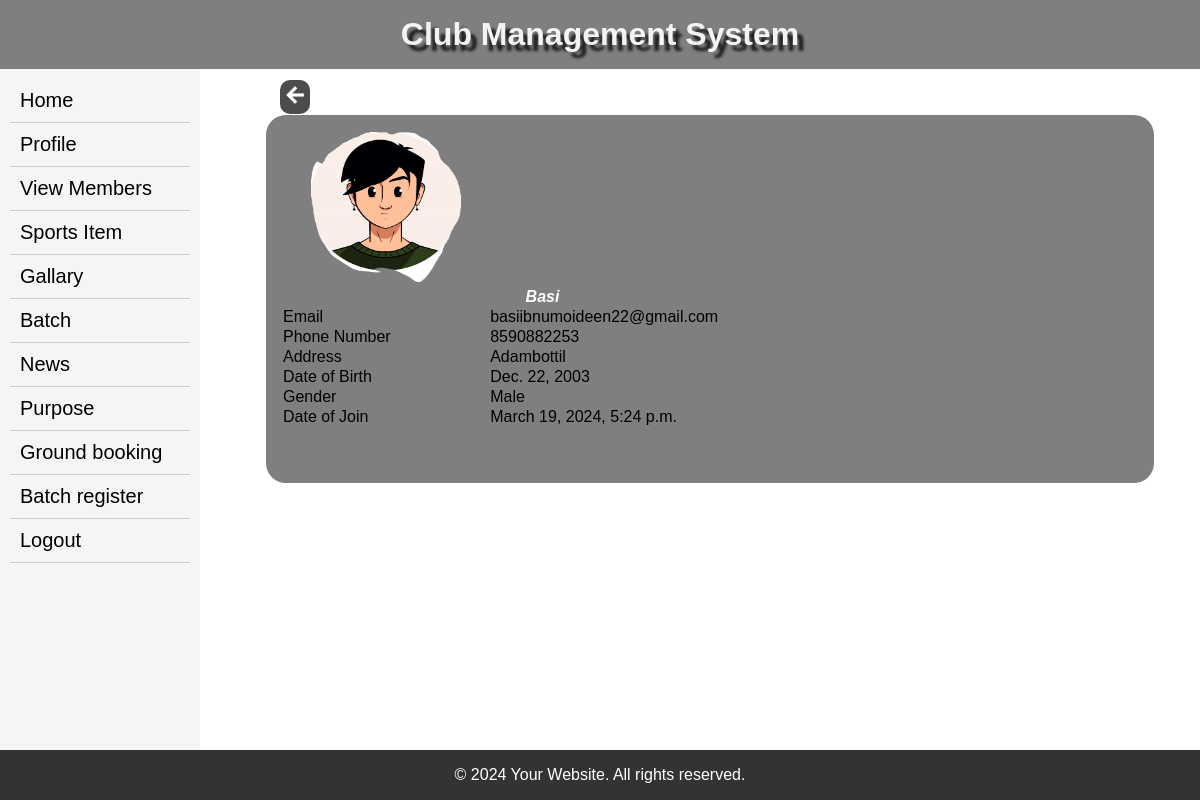
/adminmemberprofileview/9, run on the app's committed database.
### myapp/models.py (models this page shows, shortened)
class clubmember(models.Model):
    id=models.AutoField(primary_key=True)
    name=models.CharField(max_length=50)
    member = models.OneToOneField(
        Userprofile,
        on_delete=models.CASCADE,
        blank=True,
        null=True
    )
    address=models.TextField()
    email=models.CharField(max_length=50)
    phoneno=models.IntegerField()
    date_of_birth = models.DateField()
    gender=models.TextField(max_length=50)
    photo=models.ImageField(upload_to='memberimg',null=True,blank=True)
    date_of_join = models.DateTimeField(auto_now_add=True)
    is_active = models.BooleanField(null=False, blank=True, default=True)
    otp = models.CharField(max_length=20, null=True, blank=True)

### myapp/views.py (the view)
# urls.py: path("adminmemberprofileview/<str:pk>",views.adminviewmemberprofile,name='adminviewmemberprofile'),
def adminviewmemberprofile(request,pk):
    form=clubmember.objects.get(id=pk)
    return render(request,'adminviewmemberprofile.html',{'form':form})

### templates/adminviewmemberprofile.html (shortened to what this page needs)
{% extends 'admin_index.html' %}
{% block body %}
<body>
<form id="form1" name="form1" method="post">
        <a href="{% url 'listmember' %}" style="position: fixed; top:80px; left: 280px; color:#fff; background-color: rgba(0,0,0,0.7); padding:3px; border-radius:10px;"><span class="material-symbols-outlined">
</span></a>
 <table width="523" border="0">
  <tbody>
  <tr>
       <th>  {% if form.photo %}
    <img src="{{ form.photo.url }}" width="150" height="150"/>
  {% else %}
    No photo available
  {% endif %}</th>
      </tr>
    <tr>
        <th colspan="2" scope="col"><b><i>{{ form.name }}</i></b></th>
      </tr>
    <tr>
      <td>Email</td>
      <td>{{form.email}}</td>
    </tr>
    <tr>
      <td>Phone Number</td>
      <td>{{form.phoneno}}</td>
    </tr>
    <tr>
      <td>Address</td>
      <td>{{form.address}}</td>
    </tr>
    <tr>
      <td>Date of Birth</td>
      <td>{{form.date_of_birth}}</td>
    </tr>
    <tr>
      <td>Gender</td>
      <td>{{form.gender}}</td>
    </tr>
    <tr>
      <td>Date of Join</td>
      <td>{{form.date_of_join}}</td>
    </tr>
    <tr>
      <td>&nbsp;</td>
      <td></td>
    </tr>
    <tr>
      <td>&nbsp;</td>
      <td></td>
    </tr>
  </tbody>
</table>
</form>
</body>
{% endblock %}

### templates/admin_index.html (style rules this page uses)
* { margin: 0; padding: 0; box-sizing: border-box; }
body { font-family: Arial, sans-serif; background-image: url(https://png.pngtree.com/background/20230512/original/pngtree-sport-background-picture-image_2502918.jpg); background-size: cover; background-repeat: no-repeat; }
th { color:#fff; }
.material-symbols-outlined { font-variation-settings: 'FILL' 8, 'wght' 900, 'GRAD' 0, 'opsz' 24 }

### data on the page
clubmember: photo (picture), name "Basi", email "basiibnumoideen22@gmail.com", phoneno "8590882253", address "Adambottil", date_of_birth "Dec. 22, 2003", gender "Male", date_of_join "March 19, 2024, 5:24 p.m."
